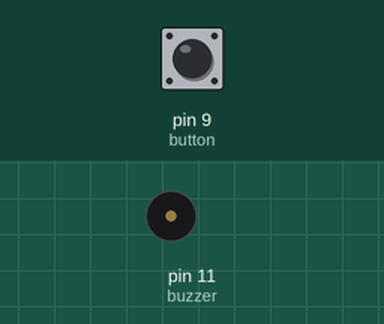
The sketch below on a simulated Arduino Uno, built with avr-gcc and run on an emulated ATmega328P. Parts: buzzer (waves = sounding). The inputs (shaded band) are chosen by the test bench; at power-on: pin 9 (button) HIGH.

Above: at 1.2 s.
1.3 s: pin 9 (button) pulled LOW for 0.15 s
At 2.0 s:
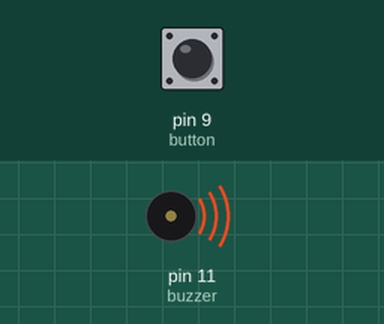
Timing chart, 0 to 4.3 s (numbered marks = the images above; inputs shaded):
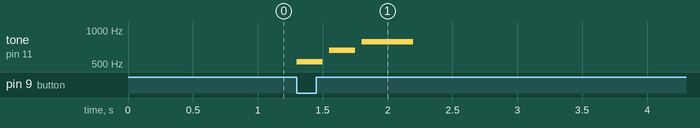

The sketch:

Door_Bell.ino
```cpp
// (licence header left out)
int button = 9;      // Push button connected to digital pin 9
int buzzer = 11;    // Buzzer connected to digital pin 11

bool lastState = HIGH;   // Store previous state of button (HIGH = not pressed because of INPUT_PULLUP)

int melody[] = {523, 659, 784};   // Doorbell notes (frequencies in Hz)
int duration[] = {200, 200, 400}; // Duration of each note in milliseconds

void setup() {
  pinMode(button, INPUT_PULLUP);  // Button uses internal pull-up resistor (default HIGH)
  pinMode(buzzer, OUTPUT);        // Buzzer is an output device
}

void loop() {
  bool currentState = digitalRead(button);  // Read current button state

  // Detect HIGH → LOW transition (button press)
  // This avoids multiple triggers when button is held down
  if (lastState == HIGH && currentState == LOW) {
    playDoorbell();   // Play doorbell sound when button is pressed
  }

  lastState = currentState;  // Update last button state
}

void playDoorbell() {
  // Loop through each note in the melody
  for (int i = 0; i < 3; i++) {
    tone(buzzer, melody[i], duration[i]);   // Play note on buzzer
    delay(duration[i] + 50);                // Small gap between notes
  }
  noTone(buzzer);   // Stop buzzer sound
}
```

Measured:
- after the input at 1.3 s, tone on pin 11 (buzzer): plays 523 Hz for 0.20 s, 659 Hz for 0.20 s, 784 Hz for 0.40 s, starting at once
